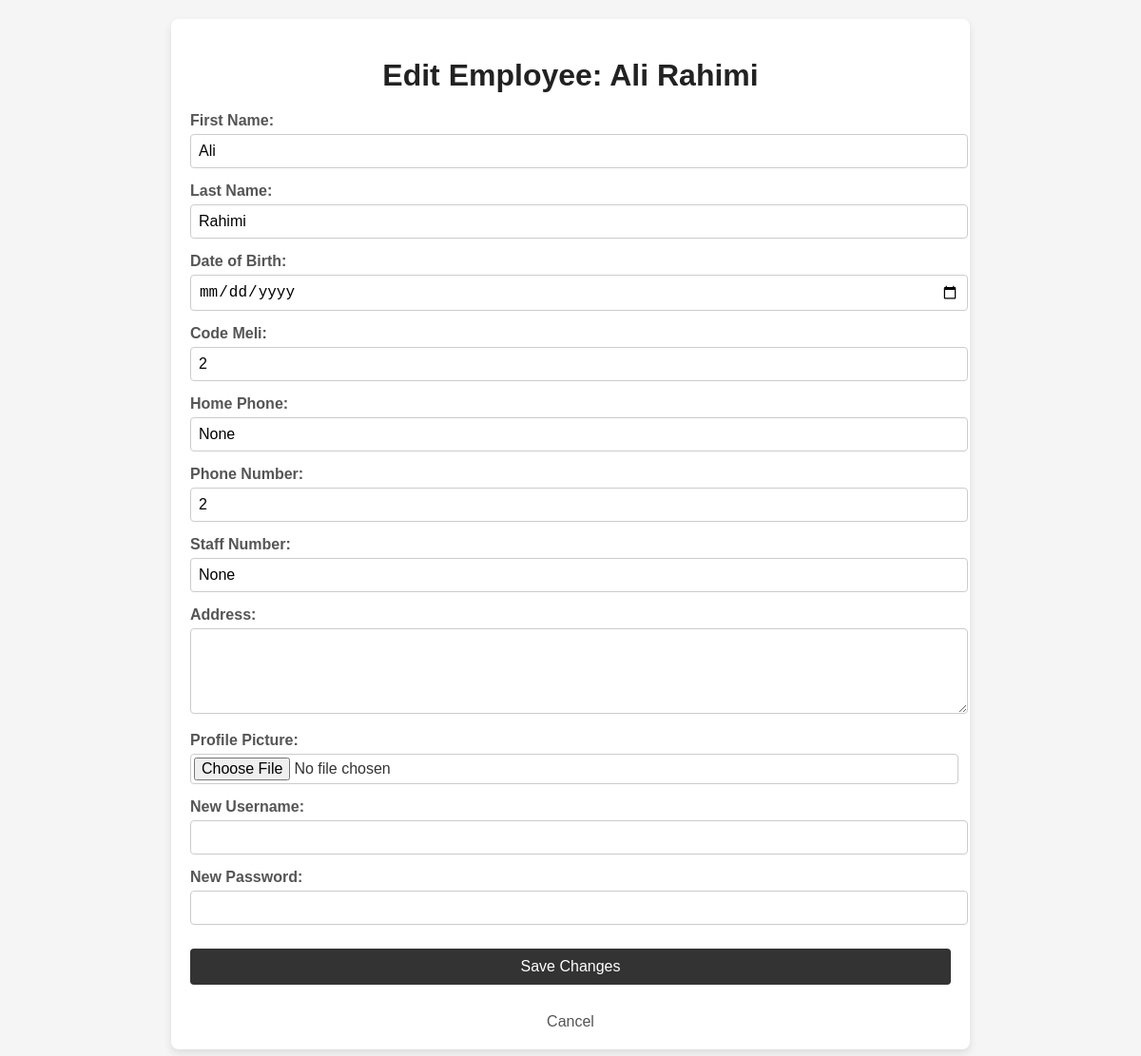
The app's page /employee/5/edit/ (signed in), older data.
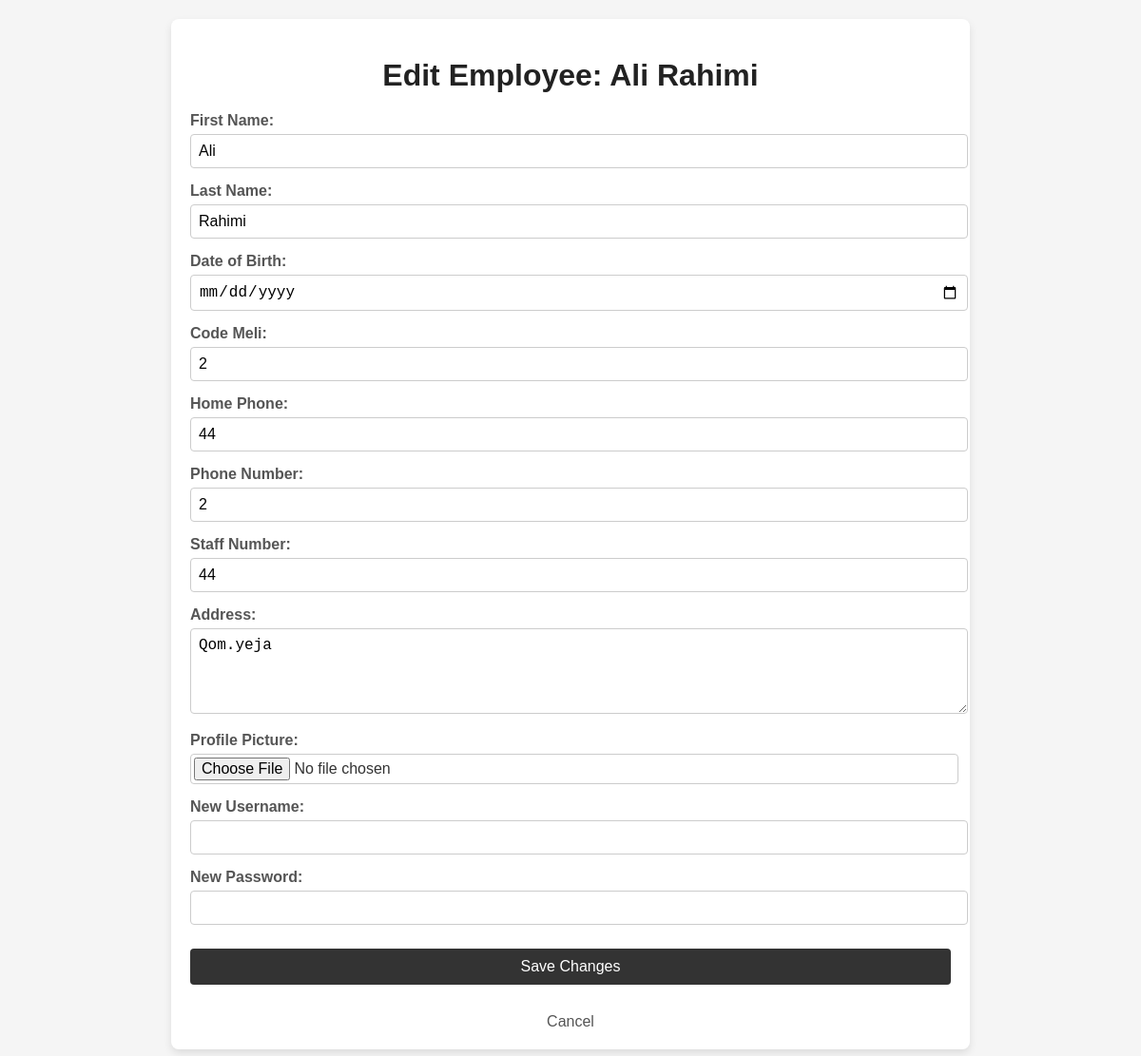
The same page, newer data.
### daftarMain/models.py (models this page shows, shortened)
class OfficeUser(models.Model):
    user = models.OneToOneField(User, on_delete=models.CASCADE, null=True, blank=True) # remove null, blank = true
    first_name = models.CharField(max_length=30)
    last_name = models.CharField(max_length=30)
    phone = models.CharField(max_length=15, unique=True)
    home_phone = models.CharField(max_length=15, unique=True, null=True, blank=True)
    birth_date = models.DateField(null=True, blank=True)
    code_meli = models.CharField(max_length=10)
    office_admin = models.ForeignKey(OfficeManager, on_delete=models.CASCADE, null=True, blank=True) # remove null, blank = true
    staff_number = models.CharField(max_length=20, unique=True, null=True, blank=True)
    staff_pic = models.ImageField(upload_to='staff_pics/', null=True, blank=True)
    address = models.TextField(null=True, blank=True)
    have_bime = models.BooleanField(default=False)

### daftarMain/views.py (the view)
# urls.py: path('employee/<int:employee_id>/edit/', views.edit_employee, name='edit_employee'),
@login_required
def edit_employee(request, employee_id):
    employee = OfficeUser.objects.get(id=employee_id)
    user = employee.user
    if request.method == "POST":
        form = OfficeUserForm(request.POST, request.FILES, instance=employee)
        if form.is_valid():
            form.save()
            new_username = request.POST.get('new_username')
            new_password = request.POST.get('new_password')
            if new_username and new_username != user.username:
                if User.objects.filter(username=new_username).exists():
                    messages.error(request, 'The username is already taken.')
                else:
                    user.username = new_username
                    user.save()
            if new_password:
                user.set_password(new_password)
                user.save()
            messages.success(request, f'{employee.first_name} {employee.last_name} has been updated successfully.')
            return redirect('employee_detail', employee_id=employee.id)
    else:
        form = OfficeUserForm(instance=employee)
    return render(request, 'edit_employee.html', {
        'form': form,
        'employee': employee,
    })

### daftarMain/forms.py
class OfficeUserForm(forms.ModelForm):
    class Meta:
        model = OfficeUser
        fields = [
            'first_name', 'last_name', 'birth_date',
            'code_meli', 'home_phone', 'phone',
            'staff_number', 'address', 'staff_pic', 'have_bime'
        ]

### daftarMain/templates/edit_employee.html (shortened to what this page needs)
<!DOCTYPE html>
<html lang="en">
<head>
</head>
<body>
    <div class="container">
        <h1>Edit Employee: {{ employee.first_name }} {{ employee.last_name }}</h1>
        <form method="POST" enctype="multipart/form-data">
            <div class="form-group">
                <label for="id_first_name">First Name:</label>
                <input type="text" name="first_name" id="id_first_name" value="{{ form.first_name.value }}" required>
            </div>
            <div class="form-group">
                <label for="id_last_name">Last Name:</label>
                <input type="text" name="last_name" id="id_last_name" value="{{ form.last_name.value }}" required>
            </div>
            <div class="form-group">
                <label for="id_date_of_birth">Date of Birth:</label>
                <input type="date" name="date_of_birth" id="id_date_of_birth" value="{{ form.date_of_birth.value }}">
            </div>
            <div class="form-group">
                <label for="id_code_meli">Code Meli:</label>
                <input type="text" name="code_meli" id="id_code_meli" value="{{ form.code_meli.value }}" required>
            </div>
            <div class="form-group">
                <label for="id_home_phone">Home Phone:</label>
                <input type="text" name="home_phone" id="id_home_phone" value="{{ form.home_phone.value }}">
            </div>
            <div class="form-group">
                <label for="id_phone">Phone Number:</label>
                <input type="text" name="phone" id="id_phone" value="{{ form.phone.value }}" required>
            </div>
            <div class="form-group">
                <label for="id_staff_number">Staff Number:</label>
                <input type="text" name="staff_number" id="id_staff_number" value="{{ form.staff_number.value }}">
            </div>
            <div class="form-group">
                <label for="id_address">Address:</label>
                <textarea name="address" id="id_address" rows="4">{{ form.address.value }}</textarea>
            </div>
            <div class="form-group">
                <label for="id_profile_picture">Profile Picture:</label>
                <input type="file" name="profile_picture" id="id_profile_picture">
            </div>
            <div class="form-group">
                <label for="id_new_username">New Username:</label>
                <input type="text" name="new_username" id="id_new_username" value="{{ form.new_username.value }}">
            </div>
            <div class="form-group">
                <label for="id_new_password">New Password:</label>
                <input type="password" name="new_password" id="id_new_password">
            </div>
            <button type="submit">Save Changes</button>
        </form>
        <a href="{% url 'employee_detail' employee.id %}" class="back-link">Cancel</a>
    </div>
</body>
</html>

Row changes from the older to the newer data that the page shows:
changed OfficeUser "Ali": home_phone (not shown) → "44"; staff_number (not shown) → "44"; address (not shown) → "Qom.yeja"
Text that changed along with them:
form field home_phone: "None" → (not shown)
form field staff_number: "None" → (not shown)
